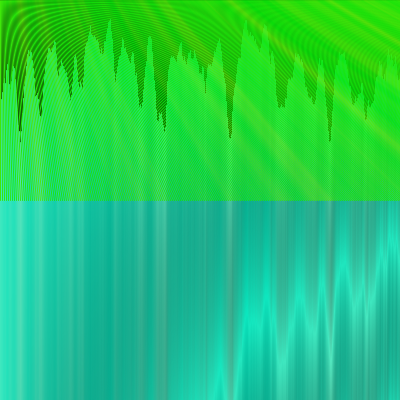
Frame 1 (no input)
Frame 60 (the mouse pressed at the canvas centre just before this capture): identical to frame 1, image omitted
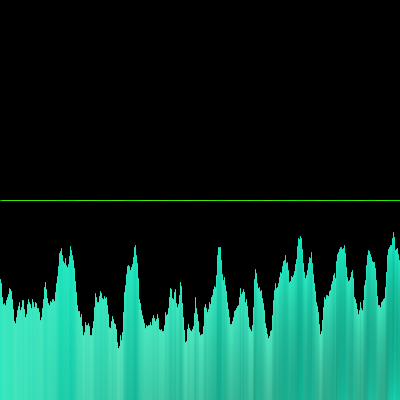
Frame 120 (the mouse held since frame 60 and released just before this capture)

The Processing sketch that drew these frames (run headless with seeded random() and noise(); from frame 60 on, the mouse is pressed at the canvas centre):

// Processing sketch: sketch_231106c
// ── sketch_231106c.pde
float noiseScale = 0.1;

void setup() {
size(400,400);
}

void draw() {
  background(0);
  for (int x=0; x < width; x++) {
    float noiseVal = noise((mouseX+x)*noiseScale, mouseY*noiseScale/2);
    //stroke(noiseVal*105, 108, 51);
    stroke(noiseVal*105, 231, 191);
    line(x, mouseY+noiseVal*180, x*2, height*180);
  }
  
    for (int x=0; x < width; x++) {
    float noiseVal = noise((mouseX+x)*noiseScale, mouseY*noiseScale/2);
    //stroke(noiseVal*105, 108, 51);
    stroke(noiseVal*105, 231, 10);
    line(x, mouseY+noiseVal, x*2, height/2);
  }
}
